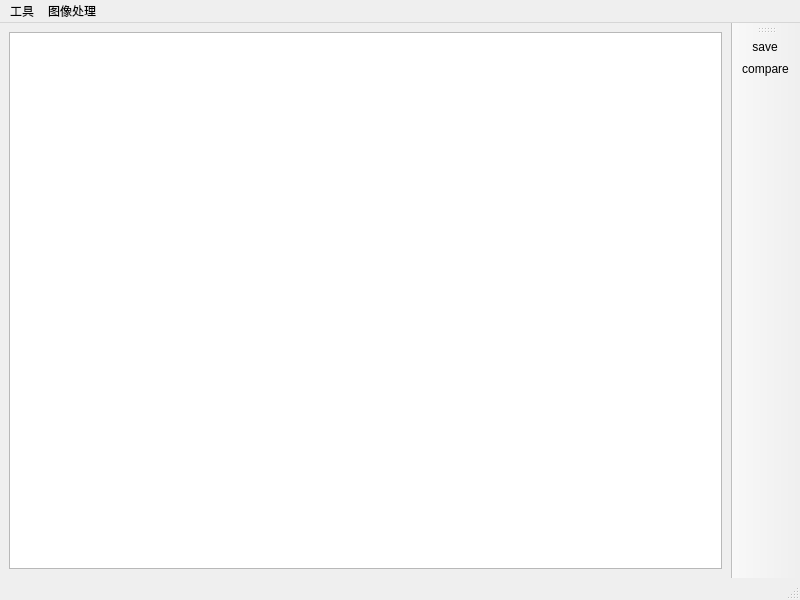
<?xml version="1.0" encoding="UTF-8"?>
<ui version="4.0">
 <class>ImageEditor</class>
 <widget class="QMainWindow" name="ImageEditor">
  <property name="geometry">
   <rect>
    <x>0</x>
    <y>0</y>
    <width>800</width>
    <height>600</height>
   </rect>
  </property>
  <property name="windowTitle">
   <string>图片处理工具</string>
  </property>
  <property name="toolTip">
   <string/>
  </property>
  <property name="toolTipDuration">
   <number>-1</number>
  </property>
  <property name="animated">
   <bool>true</bool>
  </property>
  <property name="dockOptions">
   <set>QMainWindow::AllowTabbedDocks|QMainWindow::AnimatedDocks|QMainWindow::GroupedDragging|QMainWindow::VerticalTabs</set>
  </property>
  <widget class="QWidget" name="centralwidget">
   <layout class="QGridLayout" name="gridLayout">
    <item row="0" column="1" rowspan="3">
     <widget class="QGraphicsView" name="graphicsView">
      <property name="mouseTracking">
       <bool>true</bool>
      </property>
      <property name="acceptDrops">
       <bool>false</bool>
      </property>
      <property name="toolTipDuration">
       <number>-1</number>
      </property>
      <property name="verticalScrollBarPolicy">
       <enum>Qt::ScrollBarAsNeeded</enum>
      </property>
      <property name="horizontalScrollBarPolicy">
       <enum>Qt::ScrollBarAsNeeded</enum>
      </property>
      <property name="sizeAdjustPolicy">
       <enum>QAbstractScrollArea::AdjustToContents</enum>
      </property>
      <property name="dragMode">
       <enum>QGraphicsView::ScrollHandDrag</enum>
      </property>
      <property name="transformationAnchor">
       <enum>QGraphicsView::AnchorViewCenter</enum>
      </property>
      <property name="resizeAnchor">
       <enum>QGraphicsView::AnchorViewCenter</enum>
      </property>
     </widget>
    </item>
   </layout>
  </widget>
  <widget class="QMenuBar" name="menubar">
   <property name="geometry">
    <rect>
     <x>0</x>
     <y>0</y>
     <width>800</width>
     <height>21</height>
    </rect>
   </property>
   <widget class="QMenu" name="menu">
    <property name="title">
     <string>工具</string>
    </property>
    <addaction name="separator"/>
    <addaction name="historgram"/>
    <addaction name="statics"/>
   </widget>
   <widget class="QMenu" name="menu_2">
    <property name="title">
     <string>图像处理</string>
    </property>
    <widget class="QMenu" name="blur">
     <property name="title">
      <string>滤波</string>
     </property>
     <addaction name="boxblur"/>
     <addaction name="guassian"/>
     <addaction name="medianblur"/>
     <addaction name="bilateralblur"/>
    </widget>
    <addaction name="blur"/>
   </widget>
   <addaction name="menu"/>
   <addaction name="menu_2"/>
  </widget>
  <widget class="QStatusBar" name="statusBar">
   <property name="mouseTracking">
    <bool>true</bool>
   </property>
  </widget>
  <widget class="QToolBar" name="toolBar">
   <property name="sizePolicy">
    <sizepolicy hsizetype="Fixed" vsizetype="Preferred">
     <horstretch>0</horstretch>
     <verstretch>0</verstretch>
    </sizepolicy>
   </property>
   <property name="windowTitle">
    <string>toolBar_2</string>
   </property>
   <property name="allowedAreas">
    <set>Qt::AllToolBarAreas</set>
   </property>
   <property name="orientation">
    <enum>Qt::Vertical</enum>
   </property>
   <attribute name="toolBarArea">
    <enum>RightToolBarArea</enum>
   </attribute>
   <attribute name="toolBarBreak">
    <bool>false</bool>
   </attribute>
   <addaction name="saveimage"/>
   <addaction name="actioncompare"/>
  </widget>
  <action name="historgram">
   <property name="text">
    <string>直方图</string>
   </property>
  </action>
  <action name="statics">
   <property name="checkable">
    <bool>true</bool>
   </property>
   <property name="text">
    <string>统计信息</string>
   </property>
  </action>
  <action name="boxblur">
   <property name="text">
    <string>方框滤波</string>
   </property>
  </action>
  <action name="guassian">
   <property name="text">
    <string>高斯滤波</string>
   </property>
  </action>
  <action name="saveimage">
   <property name="icon">
    <iconset resource="../../ui/resource.qrc">
     <normaloff>:/tool_icon/resource/save_icon.png</normaloff>:/tool_icon/resource/save_icon.png</iconset>
   </property>
   <property name="text">
    <string>save</string>
   </property>
   <property name="shortcut">
    <string>Ctrl+S</string>
   </property>
  </action>
  <action name="medianblur">
   <property name="text">
    <string>中值滤波</string>
   </property>
   <property name="shortcutContext">
    <enum>Qt::WindowShortcut</enum>
   </property>
  </action>
  <action name="bilateralblur">
   <property name="text">
    <string>双边滤波</string>
   </property>
  </action>
  <action name="actioncompare">
   <property name="icon">
    <iconset resource="../../ui/resource.qrc">
     <normaloff>:/tool_icon/resource/compare.png</normaloff>:/tool_icon/resource/compare.png</iconset>
   </property>
   <property name="text">
    <string>compare</string>
   </property>
   <property name="toolTip">
    <string>compare</string>
   </property>
  </action>
 </widget>
 <resources>
  <include location="../../ui/resource.qrc"/>
 </resources>
 <connections/>
</ui>
